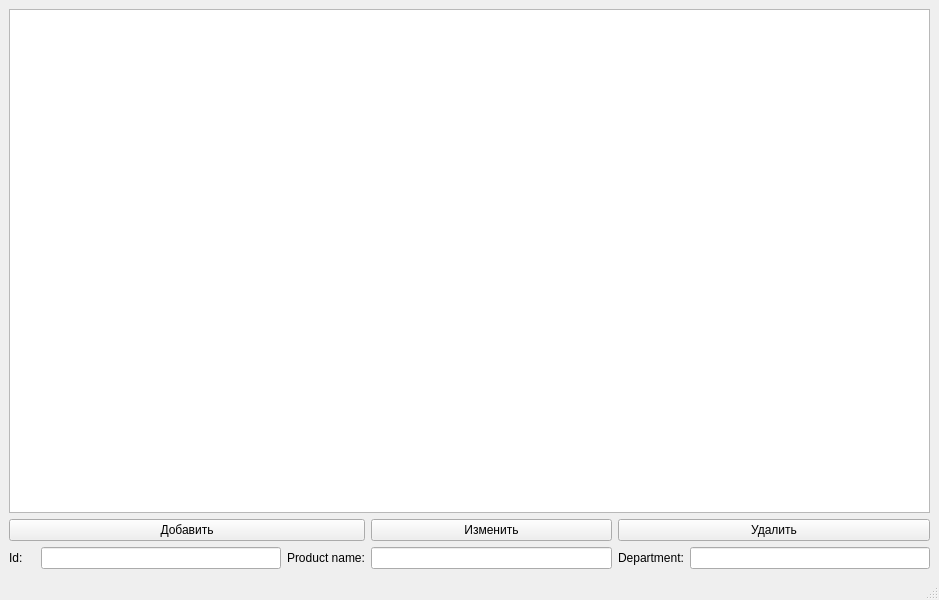
<?xml version="1.0" encoding="UTF-8"?>
<ui version="4.0">
 <class>MainWindow</class>
 <widget class="QMainWindow" name="MainWindow">
  <property name="geometry">
   <rect>
    <x>0</x>
    <y>0</y>
    <width>939</width>
    <height>600</height>
   </rect>
  </property>
  <property name="windowTitle">
   <string>MainWindow</string>
  </property>
  <widget class="QWidget" name="centralwidget">
   <layout class="QGridLayout" name="gridLayout">
    <item row="2" column="6">
     <widget class="QLabel" name="label_3">
      <property name="text">
       <string>Department:</string>
      </property>
     </widget>
    </item>
    <item row="2" column="7">
     <widget class="QLineEdit" name="lineEdit_3"/>
    </item>
    <item row="2" column="0">
     <widget class="QLabel" name="label">
      <property name="text">
       <string>Id:</string>
      </property>
     </widget>
    </item>
    <item row="0" column="0" colspan="8">
     <widget class="QTableView" name="tableView"/>
    </item>
    <item row="2" column="3">
     <widget class="QLineEdit" name="lineEdit"/>
    </item>
    <item row="2" column="5">
     <widget class="QLineEdit" name="lineEdit_2"/>
    </item>
    <item row="2" column="4">
     <widget class="QLabel" name="label_2">
      <property name="text">
       <string>Product name:</string>
      </property>
     </widget>
    </item>
    <item row="1" column="6" colspan="2">
     <widget class="QPushButton" name="pushButton_2">
      <property name="text">
       <string>Удалить</string>
      </property>
     </widget>
    </item>
    <item row="1" column="5">
     <widget class="QPushButton" name="pushButton_3">
      <property name="text">
       <string>Изменить</string>
      </property>
     </widget>
    </item>
    <item row="1" column="0" colspan="5">
     <widget class="QPushButton" name="pushButton">
      <property name="text">
       <string>Добавить</string>
      </property>
     </widget>
    </item>
   </layout>
  </widget>
  <widget class="QMenuBar" name="menubar">
   <property name="geometry">
    <rect>
     <x>0</x>
     <y>0</y>
     <width>939</width>
     <height>20</height>
    </rect>
   </property>
  </widget>
  <widget class="QStatusBar" name="statusbar"/>
 </widget>
 <resources/>
 <connections/>
</ui>
